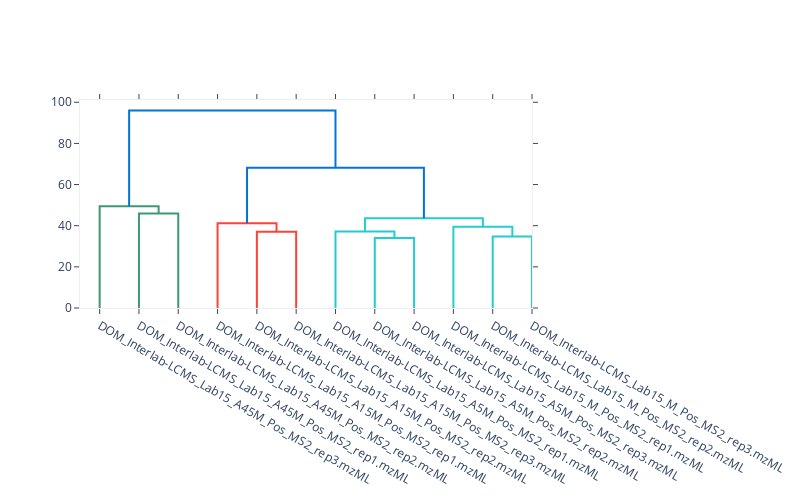

The cell this chart's notebook holds for it:
### Markdown cell above
## Clustering analysis and heatmaps

In the following code, we will perform a clustering analysis and visualize a heatmap.

### Code cell
warnings.filterwarnings('ignore')

fig = ff.create_dendrogram(fts, labels=list(fts.index))
fig.update_layout(width=800, height=500, template='plotly_white')
fig.show()

### Figure 1 — Plotly figure (JSON) as saved in the notebook; plotly's stock layout.template omitted (floating-point values rounded to 4 significant figures)
{"data": [{"hoverinfo": "text", "marker": {"color": "rgb(61,153,112)"}, "mode": "lines", "type": "scatter", "x": [15, 15, 25, 25], "xaxis": "x", "y": [0, 45.91, 45.91, 0], "yaxis": "y"}, {"hoverinfo": "text", "marker": {"color": "rgb(61,153,112)"}, "mode": "lines", "type": "scatter", "x": [5, 5, 20, 20], "xaxis": "x", "y": [0, 49.43, 49.43, 45.91], "yaxis": "y"}, {"hoverinfo": "text", "marker": {"color": "rgb(255,65,54)"}, "mode": "lines", "type": "scatter", "x": [45, 45, 55, 55], "xaxis": "x", "y": [0, 37.09, 37.09, 0], "yaxis": "y"}, {"hoverinfo": "text", "marker": {"color": "rgb(255,65,54)"}, "mode": "lines", "type": "scatter", "x": [35, 35, 50, 50], "xaxis": "x", "y": [0, 41.22, 41.22, 37.09], "yaxis": "y"}, {"hoverinfo": "text", "marker": {"color": "rgb(35,205,205)"}, "mode": "lines", "type": "scatter", "x": [75, 75, 85, 85], "xaxis": "x", "y": [0, 34.05, 34.05, 0], "yaxis": "y"}, {"hoverinfo": "text", "marker": {"color": "rgb(35,205,205)"}, "mode": "lines", "type": "scatter", "x": [65, 65, 80, 80], "xaxis": "x", "y": [0, 37.21, 37.21, 34.05], "yaxis": "y"}, {"hoverinfo": "text", "marker": {"color": "rgb(35,205,205)"}, "mode": "lines", "type": "scatter", "x": [105, 105, 115, 115], "xaxis": "x", "y": [0, 34.78, 34.78, 0], "yaxis": "y"}, {"hoverinfo": "text", "marker": {"color": "rgb(35,205,205)"}, "mode": "lines", "type": "scatter", "x": [95, 95, 110, 110], "xaxis": "x", "y": [0, 39.46, 39.46, 34.78], "yaxis": "y"}, {"hoverinfo": "text", "marker": {"color": "rgb(35,205,205)"}, "mode": "lines", "type": "scatter", "x": [72.5, 72.5, 102.5, 102.5], "xaxis": "x", "y": [37.21, 43.6, 43.6, 39.46], "yaxis": "y"}, {"hoverinfo": "text", "marker": {"color": "rgb(0,116,217)"}, "mode": "lines", "type": "scatter", "x": [42.5, 42.5, 87.5, 87.5], "xaxis": "x", "y": [41.22, 68.15, 68.15, 43.6], "yaxis": "y"}, {"hoverinfo": "text", "marker": {"color": "rgb(0,116,217)"}, "mode": "lines", "type": "scatter", "x": [12.5, 12.5, 65, 65], "xaxis": "x", "y": [49.43, 96.04, 96.04, 68.15], "yaxis": "y"}], "layout": {"autosize": false, "height": 500, "hovermode": "closest", "showlegend": false, "width": 800, "xaxis": {"mirror": "allticks", "rangemode": "tozero", "showgrid": false, "showline": true, "showticklabels": true, "tickmode": "array", "ticks": "outside", "ticktext": ["DOM_Interlab-LCMS_Lab15_A45M_Pos_MS2_rep3.mzML", "DOM_Interlab-LCMS_Lab15_A45M_Pos_MS2_rep1.mzML", "DOM_Interlab-LCMS_Lab15_A45M_Pos_MS2_rep2.mzML", "DOM_Interlab-LCMS_Lab15_A15M_Pos_MS2_rep1.mzML", "DOM_Interlab-LCMS_Lab15_A15M_Pos_MS2_rep2.mzML", "DOM_Interlab-LCMS_Lab15_A15M_Pos_MS2_rep3.mzML", "DOM_Interlab-LCMS_Lab15_A5M_Pos_MS2_rep1.mzML", "DOM_Interlab-LCMS_Lab15_A5M_Pos_MS2_rep2.mzML", "DOM_Interlab-LCMS_Lab15_A5M_Pos_MS2_rep3.mzML", "DOM_Interlab-LCMS_Lab15_M_Pos_MS2_rep1.mzML", "DOM_Interlab-LCMS_Lab15_M_Pos_MS2_rep2.mzML", "DOM_Interlab-LCMS_Lab15_M_Pos_MS2_rep3.mzML"], "tickvals": [5, 15, 25, 35, 45, 55, 65, 75, 85, 95, 105, 115], "type": "linear", "zeroline": false}, "yaxis": {"mirror": "allticks", "rangemode": "tozero", "showgrid": false, "showline": true, "showticklabels": true, "ticks": "outside", "type": "linear", "zeroline": false}}}
